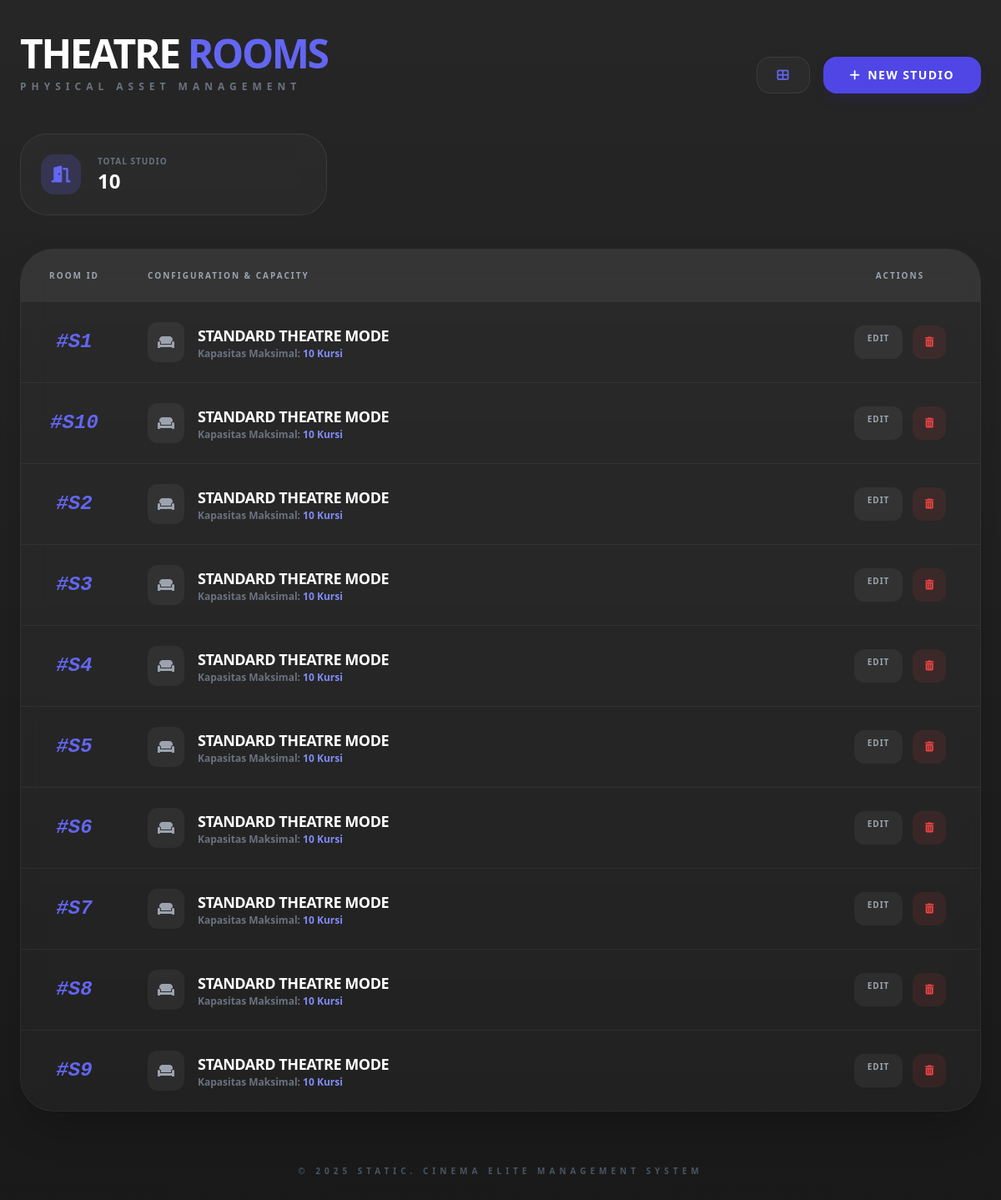
The page /tampil_studio.php on the database its author committed.
### tables this page shows
CREATE TABLE `studio` (
  `id_studio` varchar(10) NOT NULL,
  `kapasitas` int(11) DEFAULT NULL
);

### tampil_studio.php (the view, shortened to what this page needs)
<?php
include 'koneksi.php';
$query = "SELECT id_studio, kapasitas FROM studio";
$data = mysqli_query($koneksi, $query);
?>
<!DOCTYPE html>
<html lang="id">
<head>
    <script src="https://cdn.tailwindcss.com"></script>
    <link href="https://cdnjs.cloudflare.com/ajax/libs/font-awesome/6.0.0/css/all.min.css" rel="stylesheet">
</head>
<body class="py-10 px-6">
<div class="max-w-6xl mx-auto">
    <div class="flex flex-col md:flex-row justify-between items-end mb-12 gap-6">
        <div>
            <h1 class="text-5xl font-black tracking-tighter uppercase leading-none">THEATRE <span class="text-indigo-500">ROOMS</span></h1>
            <p class="text-gray-500 text-xs tracking-[0.5em] uppercase font-bold mt-2">Physical Asset Management</p>
        </div>
        <div class="flex gap-4">
            <a href="dashboard.php" class="glass px-6 py-3 rounded-2xl text-sm hover:bg-white/10 transition flex items-center gap-2">
                <i class="fas fa-th-large text-indigo-500"></i>
            </a>
            <a href="tambah_studio.php" class="bg-indigo-600 hover:bg-indigo-700 text-white px-8 py-3 rounded-2xl font-black text-sm transition-all shadow-lg shadow-indigo-900/20 flex items-center gap-2 uppercase tracking-widest">
                <i class="fas fa-plus"></i> New Studio
            </a>
        </div>
    </div>
    <div class="grid grid-cols-1 md:grid-cols-3 gap-6 mb-10">
        <div class="glass p-6 rounded-[2rem] flex items-center gap-5">
            <div class="w-12 h-12 bg-indigo-500/20 rounded-2xl flex items-center justify-center text-indigo-500">
                <i class="fas fa-door-open text-xl"></i>
            </div>
            <div>
                <p class="text-[10px] text-gray-500 uppercase tracking-widest font-bold">Total Studio</p>
                <p class="text-2xl font-black"><?= mysqli_num_rows($data); ?></p>
            </div>
        </div>
    </div>
    <div class="glass rounded-[2.5rem] overflow-hidden shadow-2xl border border-white/5">
        <div class="overflow-x-auto">
            <table class="w-full text-left border-collapse">
                <thead>
                    <tr class="bg-white/5 text-gray-400 uppercase text-[10px] tracking-[0.2em]">
                        <th class="p-6 font-bold w-32 text-center">Room ID</th>
                        <th class="p-6 font-bold">Configuration & Capacity</th>
                        <th class="p-6 font-bold text-center w-48">Actions</th>
                    </tr>
                </thead>
                <tbody class="divide-y divide-white/5">
                    <?php if (mysqli_num_rows($data) > 0): ?>
                        <?php while($row = mysqli_fetch_assoc($data)): ?>
                        <tr class="studio-card">
                            <td class="p-6 text-center">
                                <span class="text-2xl font-black text-indigo-500 font-mono italic">
                                    #<?= htmlspecialchars($row["id_studio"]); ?>
                                </span>
                            </td>
                            <td class="p-6">
                                <div class="flex items-center gap-4">
                                    <div class="p-3 bg-white/5 rounded-xl">
                                        <i class="fas fa-couch text-gray-400"></i>
                                    </div>
                                    <div>
                                        <p class="text-white font-bold text-lg uppercase tracking-tight">Standard Theatre Mode</p>
                                        <p class="text-gray-500 text-xs font-semibold">
                                            Kapasitas Maksimal: <span class="text-indigo-400"><?= htmlspecialchars($row["kapasitas"]); ?> Kursi</span>
                                        </p>
                                    </div>
                                </div>
                            </td>
                            <td class="p-6">
                                <div class="flex justify-center gap-3">
                                    <a href="edit_studio.php?id_studio=<?= $row['id_studio']; ?>"
                                       class="px-4 py-2 rounded-xl bg-white/5 hover:bg-indigo-600 hover:text-white text-gray-400 text-[10px] font-black uppercase tracking-widest transition-all">
                                        Edit
                                    </a>
                                    <a href="delete_studio.php?id_studio=<?= $row['id_studio']; ?>"
                                       onclick="return confirm('Yakin ingin menghapus studio ini?')"
                                       class="w-10 h-10 flex items-center justify-center rounded-xl bg-red-500/10 hover:bg-red-600 hover:text-white text-red-500 transition-all">
                                        <i class="fas fa-trash-alt text-xs"></i>
                                    </a>
                                </div>
                            </td>
                        </tr>
                        <?php endwhile; ?>
                    <?php endif; ?>
                </tbody>
            </table>
        </div>
    </div>
    <footer class="mt-16 text-center">
        <p class="text-[10px] text-gray-600 uppercase tracking-[0.5em] font-bold">
            &copy; 2025 STATIC. Cinema Elite Management System
        </p>
    </footer>
</div>
</body>
</html>

### tampil_studio.php (style rules this page uses)
body { background: linear-gradient(rgba(0, 0, 0, 0.85), rgba(0, 0, 0, 0.9)), url('https://images.unsplash.com/photo-1485846234645-a62644f84728?ixlib=rb-1.2.1&auto=format&fit=crop&w=1350&q=80'); background-size: cover; background-position: center; background-attachment: fixed; min-height: 100vh; color: white; font-family: 'Segoe UI', sans-serif; }
.glass { background: rgba(255, 255, 255, 0.03); backdrop-filter: blur(15px); border: 1px solid rgba(255, 255, 255, 0.08); }

### rows shown on the page
studio: id_studio "S1", kapasitas "10"
studio: id_studio "S10", kapasitas "10"
studio: id_studio "S2", kapasitas "10"
studio: id_studio "S3", kapasitas "10"
studio: id_studio "S4", kapasitas "10"
studio: id_studio "S5", kapasitas "10"
studio: id_studio "S6", kapasitas "10"
studio: id_studio "S7", kapasitas "10"
studio: id_studio "S8", kapasitas "10"
studio: id_studio "S9", kapasitas "10"

### other values the page prints
mysqli_num_rows($data) "10"
